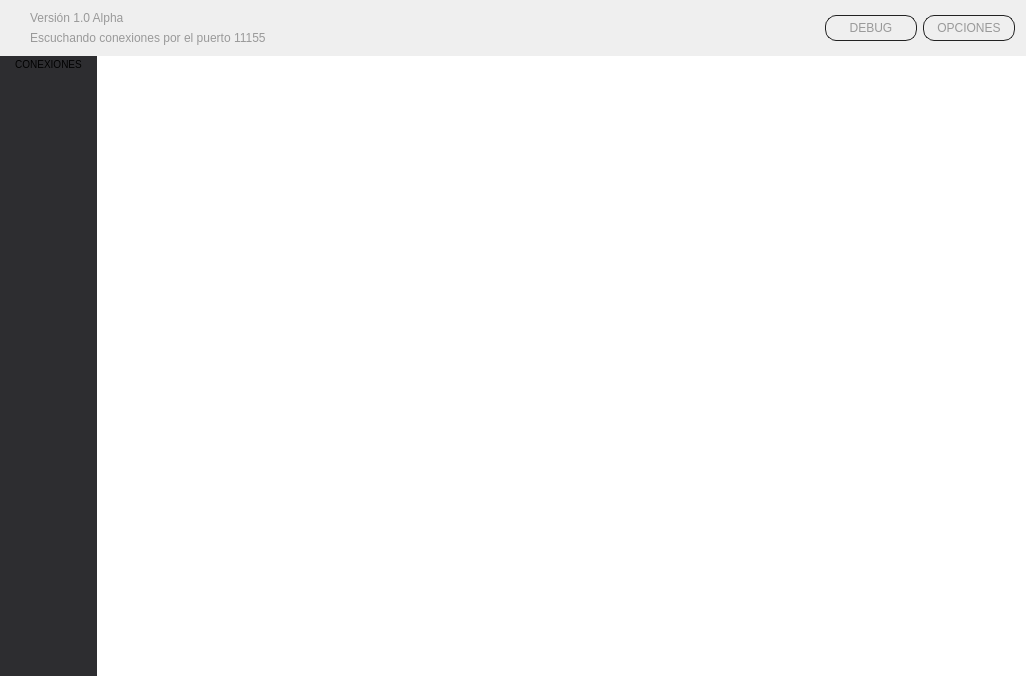
<?xml version="1.0" encoding="UTF-8"?>
<ui version="4.0">
 <class>Stealth</class>
 <widget class="QMainWindow" name="Stealth">
  <property name="geometry">
   <rect>
    <x>0</x>
    <y>0</y>
    <width>1026</width>
    <height>676</height>
   </rect>
  </property>
  <property name="windowTitle">
   <string>Demo</string>
  </property>
  <property name="styleSheet">
   <string notr="true"/>
  </property>
  <widget class="QWidget" name="centralWidget">
   <layout class="QGridLayout" name="gridLayout">
    <property name="margin">
     <number>0</number>
    </property>
    <property name="spacing">
     <number>0</number>
    </property>
    <item row="1" column="0">
     <widget class="QFrame" name="leftFrame">
      <property name="sizePolicy">
       <sizepolicy hsizetype="Fixed" vsizetype="Preferred">
        <horstretch>0</horstretch>
        <verstretch>0</verstretch>
       </sizepolicy>
      </property>
      <property name="font">
       <font>
        <pointsize>9</pointsize>
       </font>
      </property>
      <property name="styleSheet">
       <string notr="true">#leftFrame
{
	background-color:#2d2d30;
}
QToolButton {
text-align: center;
font-size: 10px;
color: #999999;
border: 0px;

background-color: qradialgradient(cx: 0.3, cy: -0.4,
fx: 0.3, fy: -0.4,
radius: 1.35, stop: 0  #404040, stop: 1 #202020);

min-width: 90px;
padding-left: 2px;
padding-right: 2px;
}

QToolButton:checked {
color:  #000;
background-color: qradialgradient(cx: 0.4, cy: -0.1,
fx: 0.4, fy: -0.1,
radius: 1.35, stop: 0 #fff, stop: 1 #ddd);
}

QToolButton:pressed
{
color:  #000;
background-color: qradialgradient(cx: 0.4, cy: -0.1,
fx: 0.4, fy: -0.1,
radius: 1.35, stop: 0 #fff, stop: 1 #ddd);;
}</string>
      </property>
      <property name="frameShape">
       <enum>QFrame::NoFrame</enum>
      </property>
      <property name="frameShadow">
       <enum>QFrame::Raised</enum>
      </property>
      <layout class="QGridLayout" name="gridLayout_4">
       <property name="horizontalSpacing">
        <number>0</number>
       </property>
       <property name="margin">
        <number>0</number>
       </property>
       <item row="0" column="0">
        <layout class="QVBoxLayout" name="verticalLayout">
         <property name="sizeConstraint">
          <enum>QLayout::SetFixedSize</enum>
         </property>
         <item>
          <widget class="QToolButton" name="btnConnections">
           <property name="text">
            <string>CONEXIONES</string>
           </property>
           <property name="icon">
            <iconset resource="Resource.qrc">
             <normaloff>:/res/img/blue-iconset/eye.png</normaloff>:/res/img/blue-iconset/eye.png</iconset>
           </property>
           <property name="iconSize">
            <size>
             <width>48</width>
             <height>48</height>
            </size>
           </property>
           <property name="checkable">
            <bool>true</bool>
           </property>
           <property name="checked">
            <bool>true</bool>
           </property>
           <property name="autoExclusive">
            <bool>true</bool>
           </property>
           <property name="toolButtonStyle">
            <enum>Qt::ToolButtonTextUnderIcon</enum>
           </property>
           <property name="autoRaise">
            <bool>false</bool>
           </property>
          </widget>
         </item>
         <item>
          <widget class="QToolButton" name="btnConfiguration">
           <property name="text">
            <string> </string>
           </property>
           <property name="icon">
            <iconset resource="Resource.qrc">
             <normaloff>:/res/img/blue-iconset/config.png</normaloff>:/res/img/blue-iconset/config.png</iconset>
           </property>
           <property name="iconSize">
            <size>
             <width>48</width>
             <height>48</height>
            </size>
           </property>
           <property name="checkable">
            <bool>true</bool>
           </property>
           <property name="autoExclusive">
            <bool>true</bool>
           </property>
           <property name="toolButtonStyle">
            <enum>Qt::ToolButtonTextUnderIcon</enum>
           </property>
          </widget>
         </item>
         <item>
          <widget class="QToolButton" name="btnPlugins">
           <property name="text">
            <string> </string>
           </property>
           <property name="icon">
            <iconset resource="Resource.qrc">
             <normaloff>:/res/img/blue-iconset/adressbook.png</normaloff>:/res/img/blue-iconset/adressbook.png</iconset>
           </property>
           <property name="iconSize">
            <size>
             <width>48</width>
             <height>48</height>
            </size>
           </property>
           <property name="checkable">
            <bool>true</bool>
           </property>
           <property name="autoExclusive">
            <bool>true</bool>
           </property>
           <property name="toolButtonStyle">
            <enum>Qt::ToolButtonTextUnderIcon</enum>
           </property>
          </widget>
         </item>
         <item>
          <widget class="QToolButton" name="btnServer">
           <property name="text">
            <string> </string>
           </property>
           <property name="icon">
            <iconset resource="Resource.qrc">
             <normaloff>:/res/img/blue-iconset/newfile.png</normaloff>:/res/img/blue-iconset/newfile.png</iconset>
           </property>
           <property name="iconSize">
            <size>
             <width>48</width>
             <height>48</height>
            </size>
           </property>
           <property name="checkable">
            <bool>true</bool>
           </property>
           <property name="autoRepeat">
            <bool>false</bool>
           </property>
           <property name="autoExclusive">
            <bool>true</bool>
           </property>
           <property name="toolButtonStyle">
            <enum>Qt::ToolButtonTextUnderIcon</enum>
           </property>
          </widget>
         </item>
         <item>
          <spacer name="verticalSpacer">
           <property name="orientation">
            <enum>Qt::Vertical</enum>
           </property>
           <property name="sizeHint" stdset="0">
            <size>
             <width>20</width>
             <height>40</height>
            </size>
           </property>
          </spacer>
         </item>
        </layout>
       </item>
      </layout>
     </widget>
    </item>
    <item row="1" column="1">
     <widget class="QFrame" name="centralFrame">
      <property name="styleSheet">
       <string notr="true">#centralFrame {
border: none;
	background-color: white;
}

#centralFrame QPushButton {
color: #efefef;
border: 1px solid #222222;
border-radius: 8px;
padding: 6px;
background: qradialgradient(cx: 0.3, cy: -0.4,
fx: 0.3, fy: -0.4,
radius: 1.35, stop: 0  #707070, stop: 1 #2d2d30);
min-width: 80px;
}

#centralFrame QPushButton:pressed {
background: qradialgradient(cx: 0.4, cy: -0.1,
fx: 0.4, fy: -0.1,
radius: 1.35, stop: 0 #fff, stop: 1 #ddd);
}

#centralFrame QPushButton:disabled
{
background: qradialgradient(cx: 0.4, cy: -0.1,
fx: 0.4, fy: -0.1,
radius: 1.35, stop: 0 #ddd, stop: 1 #999)
}

#centralFrame QHeaderView::section {
background: qradialgradient(cx: 0.3, cy: -0.4,
fx: 0.3, fy: -0.4,
radius: 1.35, stop: 0  #707070, stop: 1 #2d2d30);
     color: #efefef;
     padding: 4px;
     border:0.5px solid black;
border-radius: 2px;
border-style: outset;
 }</string>
      </property>
      <property name="frameShape">
       <enum>QFrame::StyledPanel</enum>
      </property>
      <property name="frameShadow">
       <enum>QFrame::Raised</enum>
      </property>
      <layout class="QGridLayout" name="gridLayout_3">
       <property name="margin">
        <number>0</number>
       </property>
       <item row="0" column="0">
        <layout class="QGridLayout" name="centralFrameLayout"/>
       </item>
      </layout>
     </widget>
    </item>
    <item row="0" column="0" colspan="2">
     <widget class="QFrame" name="topFrame">
      <property name="sizePolicy">
       <sizepolicy hsizetype="Preferred" vsizetype="Fixed">
        <horstretch>0</horstretch>
        <verstretch>0</verstretch>
       </sizepolicy>
      </property>
      <property name="styleSheet">
       <string notr="true">#topFrame {
border: none;
background: qlineargradient(x1: 0, y1: 0, x2: 0, y2: 1,
stop: 0 #707070, 
stop: 0.08 #555555,
stop: 0.4 #2d2d30,
stop: 0.97 #333333,
 stop: 1 #000000);
}

#topFrame QPushButton {
color: #999999;
border: 1px solid #222222;
border-radius: 11px;
padding: 5px;
background: qradialgradient(cx: 0.3, cy: -0.4,
fx: 0.3, fy: -0.4,
radius: 1.35, stop: 0  #707070, stop: 1 #2d2d30);
min-width: 80px;
}

#topFrame QPushButton:pressed {
background: qradialgradient(cx: 0.4, cy: -0.1,
fx: 0.4, fy: -0.1,
radius: 1.35, stop: 0 #fff, stop: 1 #ddd);
}

QLabel
{
	color: #999999;
}</string>
      </property>
      <property name="frameShape">
       <enum>QFrame::StyledPanel</enum>
      </property>
      <property name="frameShadow">
       <enum>QFrame::Raised</enum>
      </property>
      <layout class="QGridLayout" name="gridLayout_2">
       <property name="leftMargin">
        <number>30</number>
       </property>
       <item row="0" column="0">
        <widget class="QLabel" name="label">
         <property name="text">
          <string>Versión 1.0 Alpha</string>
         </property>
        </widget>
       </item>
       <item row="1" column="0">
        <widget class="QLabel" name="label_2">
         <property name="text">
          <string>Escuchando conexiones por el puerto 11155</string>
         </property>
        </widget>
       </item>
       <item row="0" column="3" rowspan="2">
        <widget class="QPushButton" name="btnDebug">
         <property name="focusPolicy">
          <enum>Qt::NoFocus</enum>
         </property>
         <property name="styleSheet">
          <string notr="true"/>
         </property>
         <property name="text">
          <string>DEBUG</string>
         </property>
         <property name="icon">
          <iconset resource="Resource.qrc">
           <normaloff>:/res/img/debug.png</normaloff>:/res/img/debug.png</iconset>
         </property>
         <property name="iconSize">
          <size>
           <width>32</width>
           <height>24</height>
          </size>
         </property>
         <property name="checkable">
          <bool>false</bool>
         </property>
        </widget>
       </item>
       <item row="0" column="4" rowspan="2">
        <widget class="QPushButton" name="pushButton">
         <property name="enabled">
          <bool>false</bool>
         </property>
         <property name="focusPolicy">
          <enum>Qt::NoFocus</enum>
         </property>
         <property name="text">
          <string>OPCIONES</string>
         </property>
         <property name="icon">
          <iconset resource="Resource.qrc">
           <normaloff>:/res/img/settings_2.png</normaloff>:/res/img/settings_2.png</iconset>
         </property>
         <property name="iconSize">
          <size>
           <width>32</width>
           <height>24</height>
          </size>
         </property>
        </widget>
       </item>
       <item row="0" column="2" rowspan="2">
        <spacer name="horizontalSpacer">
         <property name="orientation">
          <enum>Qt::Horizontal</enum>
         </property>
         <property name="sizeHint" stdset="0">
          <size>
           <width>40</width>
           <height>20</height>
          </size>
         </property>
        </spacer>
       </item>
      </layout>
     </widget>
    </item>
   </layout>
  </widget>
 </widget>
 <layoutdefault spacing="6" margin="11"/>
 <resources>
  <include location="Resource.qrc"/>
 </resources>
 <connections/>
</ui>
